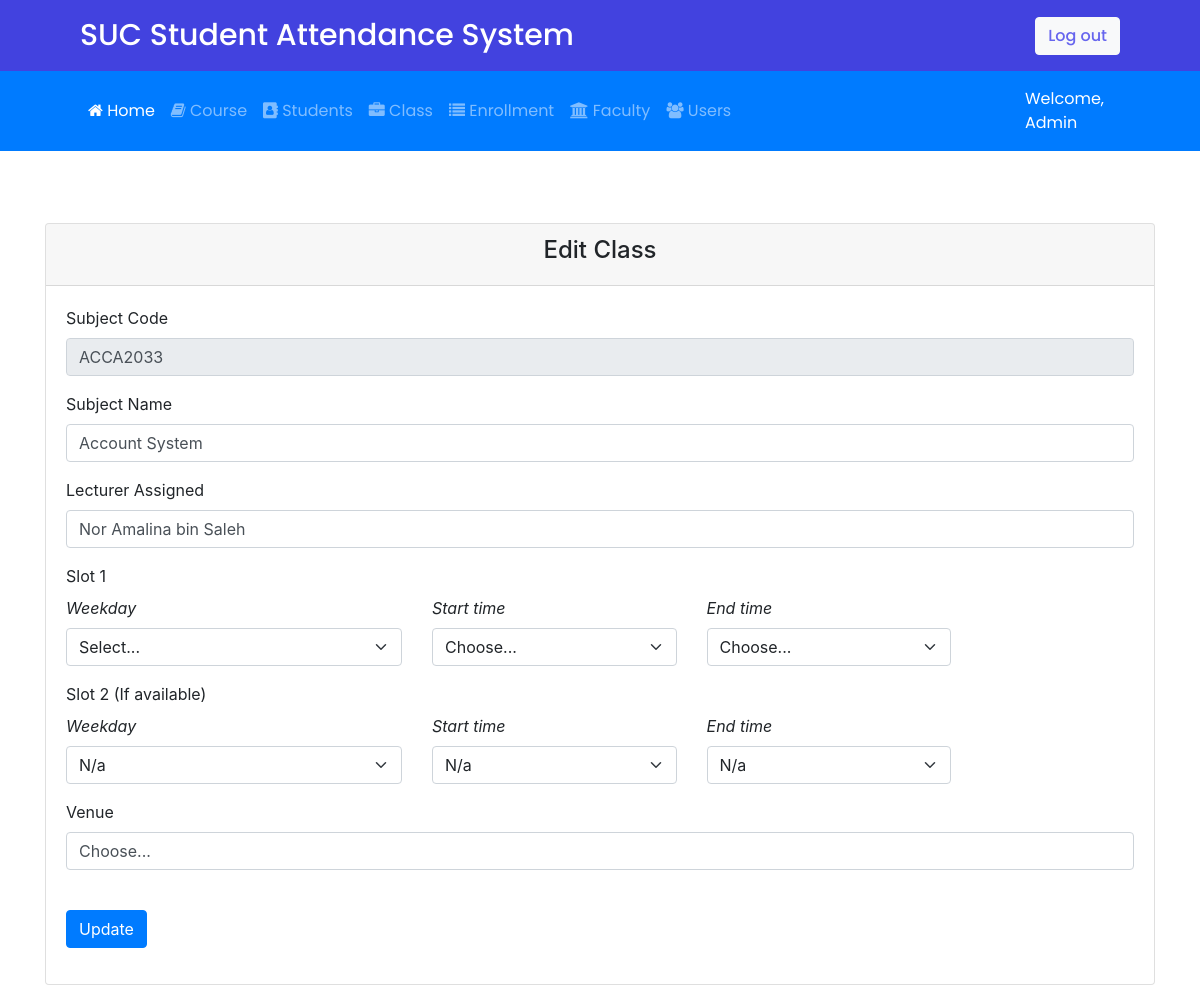
Screenshot of /editclass.php?sid=ACCA2033 with the database file from the repository.
### tables this page shows
CREATE TABLE `class` (
  `subject_code` varchar(50) NOT NULL DEFAULT '',
  `subject` varchar(50) NOT NULL,
  `lecturer` varchar(50) NOT NULL,
  `weekday` VARCHAR(50) NOT NULL DEFAULT '',
  `start_time` varchar(12) NOT NULL DEFAULT '',
  `end_time` varchar(12) NOT NULL DEFAULT '',
  `venue` varchar(50) NOT NULL,
	PRIMARY KEY (`subject_code`)
);

### editclass.php (the view, shortened to what this page needs)
<!DOCTYPE html>
<html>
<link href="https://cdn.jsdelivr.net/npm/bootstrap@5.0.0-beta1/dist/css/bootstrap.min.css" rel="stylesheet">
<?php
include('connection.php');
if(isset($_GET['sid'])){
	$sid=$_GET['sid'];
	$sql="select * from class where class.subject_code='$sid'";
	$result=$con->query($sql);
}
?>
<body>
<div class="header-top">
<nav class="navbar">
<a class="navbar-brand" href="#">SUC Student Attendance System</a>
<button type="button" class="btn btn-light"><a href="logout-user.php">Log out</a></button>
</nav>
<?php
include('aheader.php');
?>
<div class="container">
<div class="card mt-4">
    <div class="card-header">
        <h4 class="text-center">Edit Class</h4>
    </div>
    <div class="card-body">
	            <form method="post" action="class.php" enctype="multipart/form-data">
		        <?php
			    if ($result->num_rows > 0) {
                    while($row = $result->fetch_assoc()) {
                    $subject_code=$row['subject_code'];
                    $subject=$row['subject'];
                    $lecturer=$row['lecturer'];
		        ?>
		        <div class="form-group">
			    <label for="ID">Subject Code</label>
			    <input type="text" class="form-control" id="subject_code" name="subject_code" value="<?php echo $subject_code; ?>" readonly>
		        </div>
		        <div class="form-group">
			    <label for="Name">Subject Name</label>
			    <input type="text" class="form-control" id="subject" name="subject" value="<?php echo $subject; ?>" required>
		        </div>
                <div class="form-group">
			    <label for="Lecturer">Lecturer Assigned</label>
			    <input type="text" class="form-control" id="lecturer" name="lecturer" value="<?php echo $lecturer; ?>" >
                </div>
				<div class="form-group">
			    <label for="Slot1">Slot 1</label>
                <div class="row">
                <div class="col-md-4">
                <label for="weekday" class="form-label"><em>Weekday</em></label>
                <select class="form-select" name="weekday" id="weekday" required>
    				<option value="">Select...</option>
    			</select>
                </div>
                <div class="col-md-3">
                <label for="starttime" class="form-label"><em>Start time</em></label>
                <select name="start_time" id="start_time" class="form-select" required>
                    <option selected>Choose...</option>
                </select>
                </div>
                <div class="col-md-3">
                <label for="endtime" class="form-label"><em>End time</em></label>
                <select name="end_time" id="end_time" class="form-select" required>
                    <option selected>Choose...</option>
                </select>
                </div>
                </div>
		        </div>
				<div class="form-group">
			    <label for="Slot2">Slot 2 (If available)</label>
                <div class="row">
                <div class="col-md-4">
                <label for="weekday2" class="form-label"><em>Weekday</em></label>
                <select class="form-select" name="weekday2" id="weekday2">
                    <option value="n/a" selected>N/a</option>
    			</select>
                </div>
                <div class="col-md-3">
                <label for="starttime2" class="form-label"><em>Start time</em></label>
                <select name="start_time2" id="start_time2" class="form-select">
                    <option value="n/a" selected>N/a</option>
                </select>
                </div>
                <div class="col-md-3">
                <label for="endtime2" class="form-label"><em>End time</em></label>
                <select name="end_time2" id="end_time2" class="form-select">
                    <option value="n/a" selected>N/a</option>
                </select>
                </div>
                </div>
                </div>
                <div class="form-group">
			    <label for="venue">Venue</label>
                <select class="form-control" name="venue" id="venue">
  					<option selected>Choose...</option>
                </select>
                </div>
                <div class="form-group">
	            <button type="submit" class="btn btn-primary">Update</button>
                </div>
		        <?php
				    }
			    }
		        ?>
	            </form>
                </div>
            </div>
        </div>
</body>
</html>

### editclass.php (style rules this page uses)
body { background-image:url(SUC_building.jpg); background-size: cover; background-position: right; width: 100%; height:100%; background-repeat: no-repeat; background-attachment: fixed; }
nav { padding-left: 80px!important; padding-right: 80px!important; background: #4242df; font-family: 'Poppins', sans-serif; }
nav a.navbar-brand { color: #fff; font-size: 30px!important; font-weight: 500; }
button a { color: #6665ee; font-weight: 500; }

### rows the page displays
class: subject_code "ACCA2033", subject "Account System", lecturer "Nor Amalina bin Saleh"
